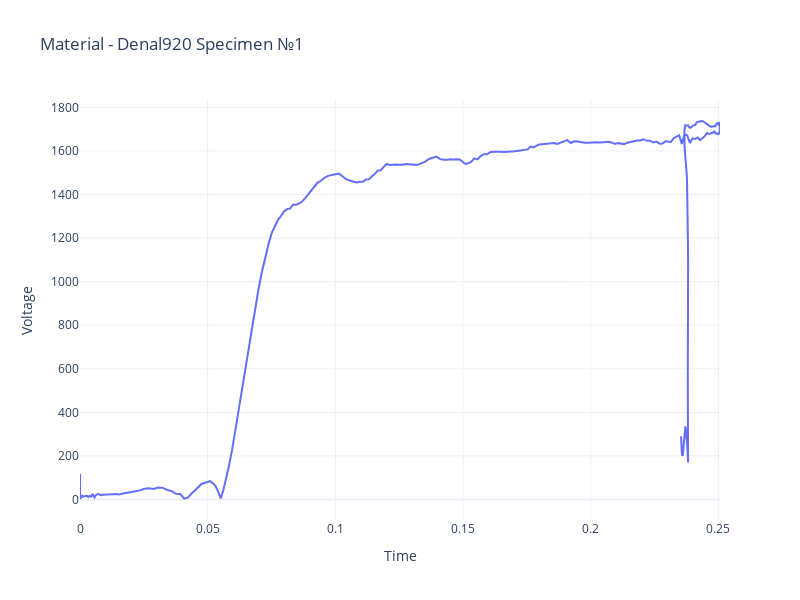

Notebook source saved alongside this figure:
### Code cell
fig2 = go.Figure()
fig2.update_layout(template = 'plotly_white', width=800, height=600,
                  title = f"Material - {material[0]} Specimen №{specimen[0][0:-1]}")
fig2.add_trace(go.Scatter(x = res.true_strain, y = res.true_stress, name = 'Eng'))
#fig2.add_trace(go.Scatter(x = ca.true_stress_strain[0], y = ca.true_stress_strain[1], name = 'True'))
fig2.update_yaxes(title = 'Voltage')
fig2.update_xaxes(title = 'Time')
fig2.show()

### Figure 1 — Plotly figure (JSON) as saved in the notebook; plotly's stock layout.template omitted (floating-point values rounded to 4 significant figures; data arrays with more than 128 entries replaced by an {"elided": "..."} marker saying what was removed)
{"data": [{"name": "Eng", "type": "scatter", "x": {"elided": "393 float values"}, "y": {"elided": "393 float values"}}], "layout": {"height": 600, "title": {"text": "Material - Denal920 Specimen №1"}, "width": 800, "xaxis": {"title": {"text": "Time"}}, "yaxis": {"title": {"text": "Voltage"}}}}
